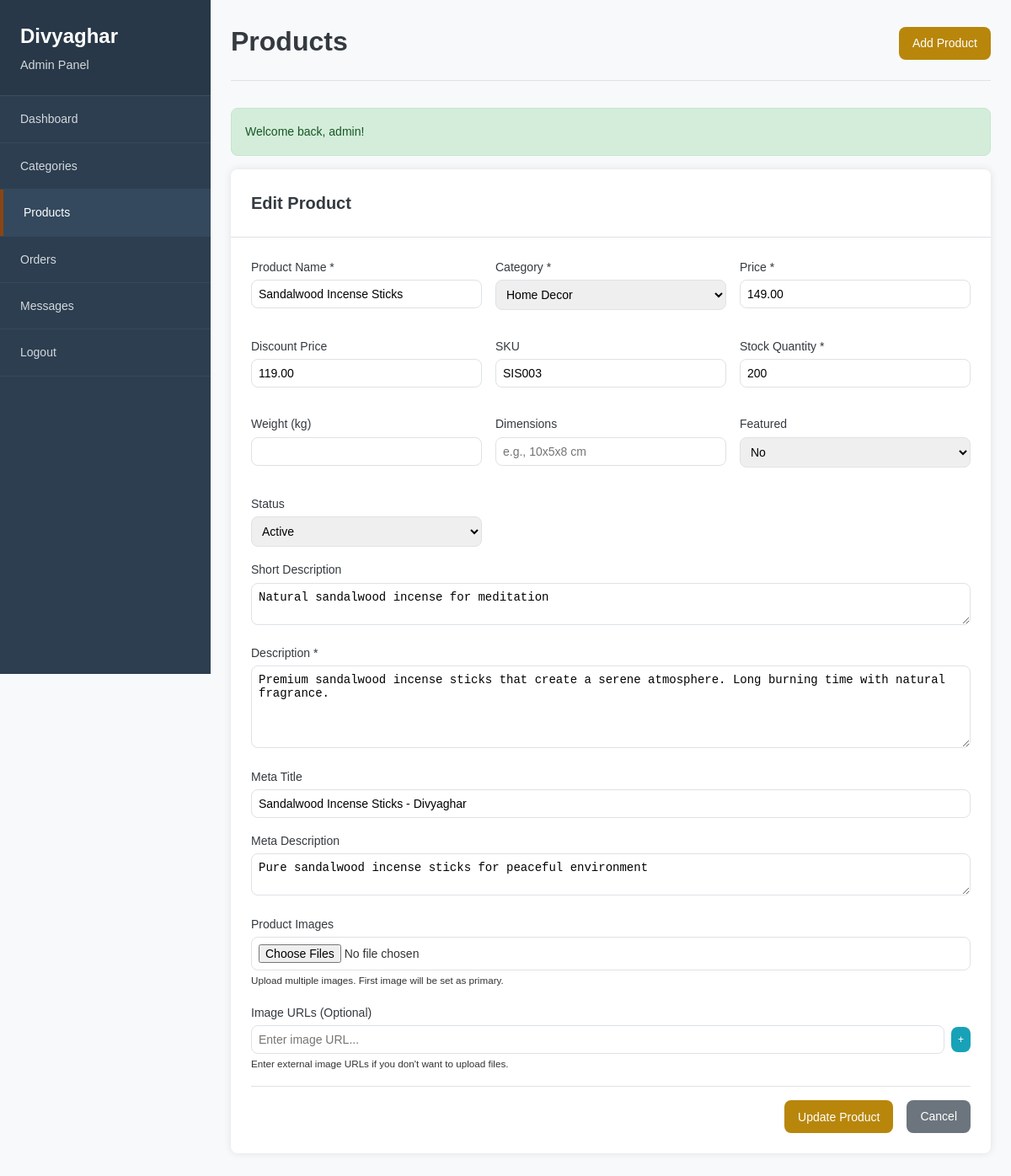
/admin/products.php?action=edit&id=3 (signed in), run on the app's committed database.
### tables this page shows
CREATE TABLE `products` (
  `id` int(11) NOT NULL AUTO_INCREMENT,
  `category_id` int(11) NOT NULL,
  `name` varchar(200) NOT NULL,
  `slug` varchar(200) NOT NULL,
  `description` text NOT NULL,
  `short_description` text DEFAULT NULL,
  `price` decimal(10,2) NOT NULL,
  `discount_price` decimal(10,2) DEFAULT NULL,
  `sku` varchar(50) DEFAULT NULL,
  `stock_quantity` int(11) NOT NULL DEFAULT 0,
  `weight` decimal(8,2) DEFAULT NULL,
  `dimensions` varchar(50) DEFAULT NULL,
  `meta_title` varchar(200) DEFAULT NULL,
  `meta_description` text DEFAULT NULL,
  `featured` enum('yes','no') NOT NULL DEFAULT 'no',
  `status` enum('active','inactive') NOT NULL DEFAULT 'active',
  `created_at` timestamp NOT NULL DEFAULT CURRENT_TIMESTAMP,
  `updated_at` timestamp NOT NULL DEFAULT CURRENT_TIMESTAMP ON UPDATE CURRENT_TIMESTAMP,
  PRIMARY KEY (`id`),
  UNIQUE KEY `slug` (`slug`),
  KEY `category_id` (`category_id`),
  KEY `status` (`status`),
  KEY `featured` (`featured`),
  CONSTRAINT `products_ibfk_1` FOREIGN KEY (`category_id`) REFERENCES `categories` (`id`) ON DELETE CASCADE
);

CREATE TABLE `categories` (
  `id` int(11) NOT NULL AUTO_INCREMENT,
  `name` varchar(100) NOT NULL,
  `slug` varchar(100) NOT NULL,
  `description` text DEFAULT NULL,
  `meta_title` varchar(200) DEFAULT NULL,
  `meta_description` text DEFAULT NULL,
  `status` enum('active','inactive') NOT NULL DEFAULT 'active',
  `created_at` timestamp NOT NULL DEFAULT CURRENT_TIMESTAMP,
  `updated_at` timestamp NOT NULL DEFAULT CURRENT_TIMESTAMP ON UPDATE CURRENT_TIMESTAMP,
  PRIMARY KEY (`id`),
  UNIQUE KEY `slug` (`slug`),
  KEY `status` (`status`)
);

### includes/functions.php (called while the page is built, shortened)
<?php
function getFlashMessage($type) {
    if (isset($_SESSION['flash'][$type])) {
        $message = $_SESSION['flash'][$type];
        return $message;
    }
    return null;
}
?>

### config/connection.php (called while the page is built, shortened)
<?php
class Database {
    private $host = DB_HOST;
    private $dbname = DB_NAME;
    private $username = DB_USER;
    private $password = DB_PASS;
    private $conn;
    private function connect() {
        try {
            $dsn = "mysql:host={$this->host};dbname={$this->dbname};charset=utf8mb4";
            $options = [
                PDO::ATTR_ERRMODE => PDO::ERRMODE_EXCEPTION,
                PDO::ATTR_DEFAULT_FETCH_MODE => PDO::FETCH_ASSOC,
                PDO::ATTR_EMULATE_PREPARES => false,
            ];
            $this->conn = new PDO($dsn, $this->username, $this->password, $options);
        } catch(PDOException $e) {
            die("Database connection failed: " . $e->getMessage());
        }
    }
    public function query($sql, $params = []) {
        try {
            $stmt = $this->conn->prepare($sql);
            $stmt->execute($params);
            return $stmt;
        } catch(PDOException $e) {
            die("Query failed: " . $e->getMessage());
        }
    }
    public function fetch($sql, $params = []) {
        $stmt = $this->query($sql, $params);
        return $stmt->fetch();
    }
    public function fetchAll($sql, $params = []) {
        $stmt = $this->query($sql, $params);
        return $stmt->fetchAll();
    }
}
$database = new Database();
$db = $database;
?>

### admin/products.php (the view, shortened to what this page needs)
<?php
require_once 'auth_check.php';
$action = $_GET['action'] ?? 'list';
$product_id = $_GET['id'] ?? null;
$categories = $db->fetchAll("SELECT id, name FROM categories WHERE status = 'active' ORDER BY name ASC");
$product = null;
if ($action === 'edit' && $product_id) {
    $product = $db->fetch("SELECT * FROM products WHERE id = ?", [$product_id]);
}
?>
<!DOCTYPE html>
<html lang="en">
<head>
    <link rel="stylesheet" href="../assets/css/admin.css">
</head>
<body>
    <div class="admin-layout">
        <aside class="sidebar">
            <div class="sidebar-header">
                <h2>Divyaghar</h2>
                <p>Admin Panel</p>
            </div>
            <nav class="sidebar-nav">
                <ul>
                    <li><a href="dashboard.php">Dashboard</a></li>
                    <li><a href="categories.php">Categories</a></li>
                    <li><a href="products.php" class="active">Products</a></li>
                    <li><a href="orders.php">Orders</a></li>
                    <li><a href="messages.php">Messages</a></li>
                    <li><a href="logout.php">Logout</a></li>
                </ul>
            </nav>
        </aside>
        <main class="main-content">
            <header class="page-header">
                <h1>Products</h1>
                <a href="?action=add" class="btn btn-primary">Add Product</a>
            </header>
            <?php if ($message = getFlashMessage('success')): ?>
                <div class="alert alert-success"><?php echo $message; ?></div>
            <?php endif; ?>
            <?php if ($action === 'add' || $action === 'edit'): ?>
                <div class="card">
                    <div class="card-header">
                        <h3><?php echo $action === 'add' ? 'Add Product' : 'Edit Product'; ?></h3>
                    </div>
                    <div class="card-content">
                        <form method="POST" action="" enctype="multipart/form-data">
                            <div class="form-grid">
                                <div class="form-group">
                                    <label for="name">Product Name *</label>
                                    <input type="text" id="name" name="name"
                                           value="<?php echo htmlspecialchars($product['name'] ?? ''); ?>" required>
                                </div>
                                <div class="form-group">
                                    <label for="category_id">Category *</label>
                                    <select id="category_id" name="category_id" required>
                                        <?php foreach ($categories as $cat): ?>
                                            <option value="<?php echo $cat['id']; ?>"
                                                    <?php echo (($product['category_id'] ?? '') == $cat['id']) ? 'selected' : ''; ?>>
                                                <?php echo htmlspecialchars($cat['name']); ?>
                                            </option>
                                        <?php endforeach; ?>
                                    </select>
                                </div>
                                <div class="form-group">
                                    <label for="price">Price *</label>
                                    <input type="number" id="price" name="price" step="0.01" min="0"
                                           value="<?php echo htmlspecialchars($product['price'] ?? ''); ?>" required>
                                </div>
                                <div class="form-group">
                                    <label for="discount_price">Discount Price</label>
                                    <input type="number" id="discount_price" name="discount_price" step="0.01" min="0"
                                           value="<?php echo htmlspecialchars($product['discount_price'] ?? ''); ?>">
                                </div>
                                <div class="form-group">
                                    <label for="sku">SKU</label>
                                    <input type="text" id="sku" name="sku"
                                           value="<?php echo htmlspecialchars($product['sku'] ?? ''); ?>">
                                </div>
                                <div class="form-group">
                                    <label for="stock_quantity">Stock Quantity *</label>
                                    <input type="number" id="stock_quantity" name="stock_quantity" min="0"
                                           value="<?php echo htmlspecialchars($product['stock_quantity'] ?? 0); ?>" required>
                                </div>
                                <div class="form-group">
                                    <label for="weight">Weight (kg)</label>
                                    <input type="number" id="weight" name="weight" step="0.01" min="0"
                                           value="<?php echo htmlspecialchars($product['weight'] ?? ''); ?>">
                                </div>
                                <div class="form-group">
                                    <label for="dimensions">Dimensions</label>
                                    <input type="text" id="dimensions" name="dimensions"
                                           value="<?php echo htmlspecialchars($product['dimensions'] ?? ''); ?>"
                                           placeholder="e.g., 10x5x8 cm">
                                </div>
                                <div class="form-group">
                                    <label for="featured">Featured</label>
                                    <select id="featured" name="featured">
                                        <option value="no" <?php echo ($product['featured'] ?? 'no') === 'no' ? 'selected' : ''; ?>>No</option>
                                    </select>
                                </div>
                                <div class="form-group">
                                    <label for="status">Status</label>
                                    <select id="status" name="status">
                                        <option value="active" <?php echo ($product['status'] ?? 'active') === 'active' ? 'selected' : ''; ?>>Active</option>
                                    </select>
                                </div>
                            </div>
                            <div class="form-group">
                                <label for="short_description">Short Description</label>
                                <textarea id="short_description" name="short_description" rows="2"><?php echo htmlspecialchars($product['short_description'] ?? ''); ?></textarea>
                            </div>
                            <div class="form-group">
                                <label for="description">Description *</label>
                                <textarea id="description" name="description" rows="5" required><?php echo htmlspecialchars($product['description'] ?? ''); ?></textarea>
                            </div>
                            <div class="form-group">
                                <label for="meta_title">Meta Title</label>
                                <input type="text" id="meta_title" name="meta_title"
                                       value="<?php echo htmlspecialchars($product['meta_title'] ?? ''); ?>">
                            </div>
                            <div class="form-group">
                                <label for="meta_description">Meta Description</label>
                                <textarea id="meta_description" name="meta_description" rows="2"><?php echo htmlspecialchars($product['meta_description'] ?? ''); ?></textarea>
                            </div>
                            <div class="form-group">
                                <label>Product Images</label>
                                <input type="file" name="images[]" multiple accept="image/*">
                                <small>Upload multiple images. First image will be set as primary.</small>
                            </div>
                            <div class="form-group">
                                <label>Image URLs (Optional)</label>
                                <div id="image-urls-container">
                                    <div class="image-url-input">
                                        <input type="url" name="image_urls[]" placeholder="Enter image URL...">
                                        <button type="button" class="btn btn-sm btn-secondary" onclick="addImageUrlInput()">+</button>
                                    </div>
                                </div>
                                <small>Enter external image URLs if you don't want to upload files.</small>
                            </div>
                            <div class="form-actions">
                                <button type="submit" class="btn btn-primary">
                                    <?php echo $action === 'add' ? 'Add Product' : 'Update Product'; ?>
                                </button>
                                <a href="products.php" class="btn btn-secondary">Cancel</a>
                            </div>
                        </form>
                    </div>
                </div>
            <?php endif; ?>
        </main>
    </div>
</body>
</html>

### data on the page
products: name "Sandalwood Incense Sticks", category_id "Home Decor", price "149.00", discount_price "119.00", sku "SIS003", stock_quantity "200", featured "No", status "Active", short_description "Natural sandalwood incense for meditation", description "Premium sandalwood incense sticks that create a serene atmosphere. Long burning time with natural fragrance.", meta_title "Sandalwood Incense Sticks - Divyaghar", meta_description "Pure sandalwood incense sticks for peaceful environment"

### other printed values
$message "Welcome back, admin!"
